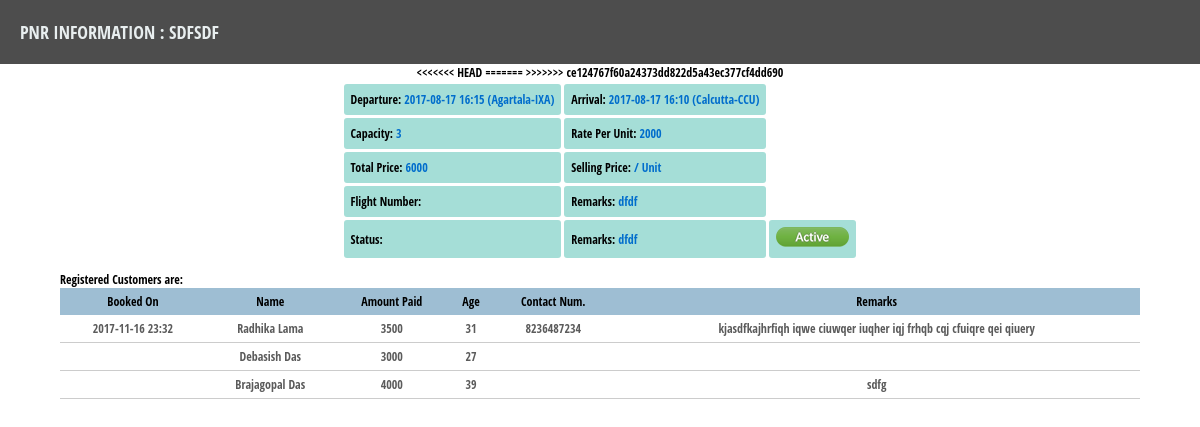
/pnrinfo.php?pnr=sdfsdf, run on the app's committed database.
### tables this page shows
CREATE TABLE "pnr" ("id" INTEGER PRIMARY KEY  NOT NULL ,"pnr_num" VARCHAR DEFAULT (null) ,"departure" DATETIME,"arrival" DATETIME,"capacity" INTEGER,"rate_per_unit" DOUBLE,"total_price" DOUBLE,"archaived" CHAR,"status" CHAR,"remarks" VARCHAR,"sector_from" VARCHAR DEFAULT (null) ,"sector_to" VARCHAR DEFAULT (null) , "selling_price" DOUBLE, "flight_number" VARCHAR);

CREATE TABLE "customers" ("id" INTEGER PRIMARY KEY  NOT NULL ,"name" VARCHAR,"address" VARCHAR,"id_type" VARCHAR,"id_number" VARCHAR,"dob" DATETIME,"age" VARCHAR,"pnr" VARCHAR,"booking_date" DATETIME,"payment_mode" VARCHAR,"paid_amount" DOUBLE,"status" CHAR,"remarks" VARCHAR,"contact_number" VARCHAR,"email" VARCHAR);

### pnrinfo.php (the view, shortened to what this page needs)
<!DOCTYPE html>
<?php
$db= new billerDB();
if (!$db)
{
    echo $db ->lastErrorMsg();
}
 else {
     if(isset($_GET['pnr']))
     {
     $pnrselectsql="select id,name,contact_number,age,booking_date,status,remarks,paid_amount from customers where pnr='".$_GET['pnr']."'";
     $pnrinfosql="select * from pnr where pnr_num='".$_GET['pnr']."'";
     $pnrcustcount="select count(*) as CNT from customers where pnr='".$_GET['pnr']."' and status <> 'B'";
     $pnrcustallowed="select capacity from pnr where pnr_num='".$_GET['pnr']."'";
     $pnrselres=$db->query($pnrselectsql);
     $pnrcountres=$db->querySingle($pnrcustcount);
     $custallowedres=$db->querySingle($pnrcustallowed);
     $pnrinfores=$db->query($pnrinfosql);
     $pnrpointer=$pnrinfores->fetchArray();
?>
<html>
    <head>
        <link rel="stylesheet" href="CSS/components.css">
        <link rel="stylesheet" href="CSS/jquery.datetimepicker.css">
        <link rel="stylesheet" type="text/css" href="CSS/featherlight.css">
    </head>
    <body style="">
        <div class="subwindowheader">PNR Information : <?php echo $_GET['pnr']; ?></div>
    <center>
        <table cellpadding="7" cellspacing="3" border="0">
            <tr>
                <td class="td2">Departure: <span class="lbl1"> <?php echo $pnrpointer['departure']." (".$pnrpointer['sector_from'].")" ?></span></td>
                <td class="td2">Arrival: <span class="lbl1"><?php echo $pnrpointer['arrival']." (".$pnrpointer['sector_to'].")" ?></span></td>
            </tr>
            <tr>
                <td class="td2">Capacity: <span class="lbl1"><?php echo $pnrpointer['capacity'] ?></span></td>
                <td class="td2">Rate Per Unit: <span class="lbl1"><?php echo $pnrpointer['rate_per_unit'] ?></span></td>
            </tr>
            <tr>
                <td class="td2">Total Price: <span class="lbl1"><?php echo $pnrpointer['total_price'] ?></span></td>
                <td class="td2">Selling Price: <span class="lbl1"><?php echo $pnrpointer['selling_price']." / Unit" ?></span></td>
            </tr>
            <tr>
                <td class="td2">Flight Number: <span class="lbl1"><?php echo $pnrpointer['flight_number'] ?></span></td>
                <td class="td2">Remarks: <span class="lbl1"><?php echo $pnrpointer['remarks'] ?></span></td>
            </tr>
            <tr>
                <td class="td2">Status: <span class="lbl1"><?php echo $pnrpointer['flight_number'] ?></span></td>
                <td class="td2">Remarks: <span class="lbl1"><?php echo $pnrpointer['remarks'] ?></span></td>
                <td class="td2" align="center"><span class="lbl1" style="vertical-align: middle">
                    <?php
                                if($pnrpointer['status']=="Y")
                        {
                            $churl="pnrinfo.php?id=".$pnrpointer['id']."&s=N&pnr=".$_GET['pnr'];
                            echo "<a href='".$churl."'><img src='images/active.png' border='0'></a>";
                        }
                        else
                        {
                            $churl="pnrinfo.php?id=".$pnrpointer['id']."&s=Y&pnr=".$_GET['pnr'];
                            echo "<a href='".$churl."'><img src='images/inactive.png' border='0'></a>";
                        }
                        ?>
                    </span></td>
            </tr>
        </table>
        <?php
        if($pnrcountres == 0)
        {
            echo ("No Customer(s) booked this PNR");
        }
        else {
            ?></div>
        <div style="width:90%; text-align:left; margin-top: 5px">Registered Customers are: </div>
         <table width="90%" cellspacing="0" cellpadding="0" border="0">
            <tr>
                <th class="th1">Booked On</th>
                <th class="th1">Name</th>
                <th class="th1">Amount Paid</th>
                <th class="th1">Age</th>
                <th class="th1">Contact Num.</th>
                <th class="th1">Remarks</th>
            </tr>
            <?php
            if($pnrselres)
            {
                while($pointer=$pnrselres->fetchArray())
                {
                    echo "<tr>";
                    echo "<td class='td1' align='center'>".$pointer['booking_date']."</td>";
                    echo "<td class='td1' align='center'>".$pointer['name']."</td>";
                    echo "<td class='td1' align='center'>".$pointer['paid_amount']."</td>";
                    echo "<td class='td1' align='center'>".$pointer['age']."</td>";
                    echo "<td class='td1' align='center'>".$pointer['contact_number']."</td>";
                    echo "<td class='td1' align='center'>".$pointer['remarks']."</td>";
                    echo "</tr>";
                }
            }
            ?>
         </table>
             <?php
        }
        if($pnrcountres < $custallowedres)
        {
        ?>
        <br>
        <a href="addcust.php?pnr=<?php echo $_GET['pnr'];?>" class="noul"><button class="button2"> Add Customer</button></a>
    </center></body>
</html>
        <?php }}} ?>

### CSS/components.css (style rules this page uses)
.subwindowheader { background: #4D4D4D; text-transform: uppercase; font-family: 'Open Sans Condensed', sans-serif; color:#e8eeef; font-size: 18px; font-weight: 100; padding: 20px; }
.th1 { background-color: #9ebed3; padding:5px; font-family: 'Open Sans Condensed', sans-serif; font-size: 12px; color: black; text-align: center; }
.td1 { padding:5px; font-family: 'Open Sans Condensed', sans-serif; font-size: 12px; color: #5b5b5b; border-bottom: solid #cccccc 1px; }
.td2 { background-color:#a5ded7; font-weight: bold; border-radius: 3px; }
.lbl1 { color:#006dcc; }

### pnrinfo.php (style rules this page uses)
body { margin: 0px; font-family: 'Open Sans Condensed', sans-serif; font-size: 12px; color: black; }

### data on the page
pnr: departure "2017-08-17 16:15", sector_from "Agartala-IXA", arrival "2017-08-17 16:10", sector_to "Calcutta-CCU", capacity "3", rate_per_unit "2000", total_price "6000", remarks "dfdf"
customers: booking_date "2017-11-16 23:32", name "Radhika Lama", paid_amount "3500", age "31", contact_number "8236487234", remarks "kjasdfkajhrfiqh iqwe ciuwqer iuqher iqj frhqb cqj cfuiqre qei qiuery"
customers: name "Debasish Das", paid_amount "3000", age "27"
customers: name "Brajagopal Das", paid_amount "4000", age "39", remarks "sdfg"

### other printed values
$_GET['pnr'] "SDFSDF"
